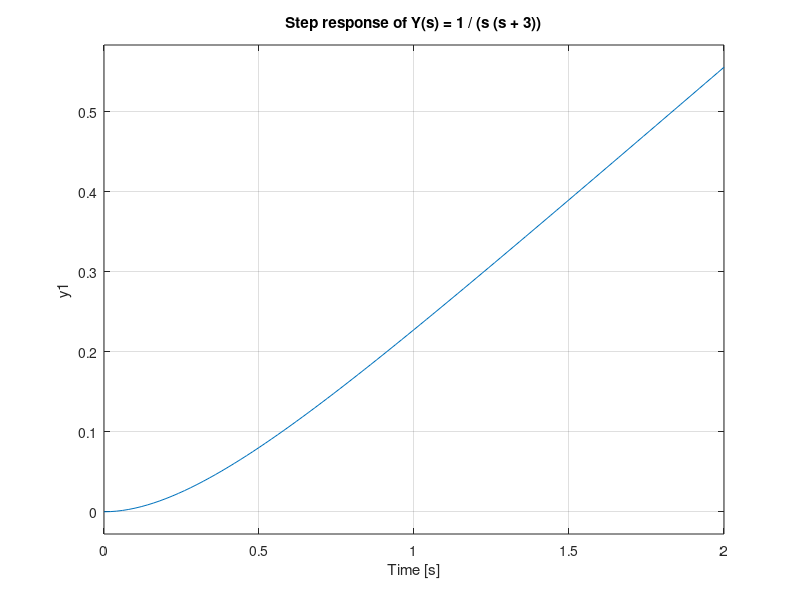

The MATLAB source for this figure:
% Example: Y(s) = 1 / (s*(s+3))
num = 1;
den = [1 3 0];  % s^2 + 3s + 0

% Partial fraction expansion
[R, P, K] = residue(num, den);  % R: residues, P: poles, K: direct term

disp('Residues R:');
disp(R);
disp('Poles P:');
disp(P);

% Build transfer function and simulate step response
sys = tf(num, den);  % requires Control System Toolbox
figure;
step(sys);
title('Step response of Y(s) = 1 / (s (s + 3))');

% In Simulink:
% - Use a Step block as input, connect to a Transfer Fcn block with numerator [1]
%   and denominator [1 3 0].
% - Scope block displays y(t).
% Such blocks are often used inside larger robotic models built with Robotics System Toolbox.
